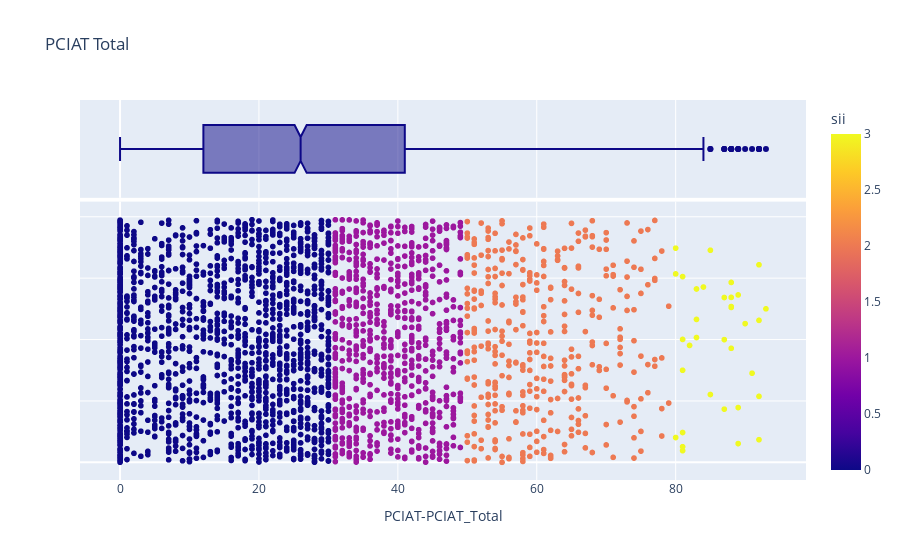

The cell this chart's notebook holds for it:
### Code cell
fig = px.scatter(train_data, x = 'PCIAT-PCIAT_Total', color = 'sii', marginal_x="box", title = 'PCIAT Total')
fig = fig.update_layout(yaxis_title="")
fig.update_yaxes(showticklabels=False)

### Figure 1 — Plotly figure (JSON) as saved in the notebook; plotly's stock layout.template omitted (floating-point values rounded to 4 significant figures; data arrays with more than 128 entries replaced by an {"elided": "..."} marker saying what was removed)
{"data": [{"hovertemplate": "PCIAT-PCIAT_Total=%{x}<br>index=%{y}<br>sii=%{marker.color}<extra></extra>", "legendgroup": "", "marker": {"color": {"elided": "3960 int values"}, "coloraxis": "coloraxis", "symbol": "circle"}, "mode": "markers", "name": "", "showlegend": false, "type": "scattergl", "x": {"elided": "3960 int values"}, "xaxis": "x", "y": {"elided": "3960 int values"}, "yaxis": "y"}, {"alignmentgroup": "True", "hovertemplate": "PCIAT-PCIAT_Total=%{x}<extra></extra>", "legendgroup": "", "marker": {"color": "#0d0887", "symbol": "circle"}, "name": "", "notched": true, "offsetgroup": "", "showlegend": false, "type": "box", "x": {"elided": "3960 int values"}, "xaxis": "x2", "yaxis": "y2"}], "layout": {"coloraxis": {"colorbar": {"title": {"text": "sii"}}, "colorscale": [[0, "#0d0887"], [0.1111, "#46039f"], [0.2222, "#7201a8"], [0.3333, "#9c179e"], [0.4444, "#bd3786"], [0.5556, "#d8576b"], [0.6667, "#ed7953"], [0.7778, "#fb9f3a"], [0.8889, "#fdca26"], [1, "#f0f921"]]}, "legend": {"tracegroupgap": 0}, "title": {"text": "PCIAT Total"}, "xaxis": {"anchor": "y", "domain": [0, 1], "title": {"text": "PCIAT-PCIAT_Total"}}, "xaxis2": {"anchor": "y2", "domain": [0, 1], "matches": "x", "showgrid": true, "showticklabels": false}, "yaxis": {"anchor": "x", "domain": [0, 0.7326], "showticklabels": false, "title": {"text": ""}}, "yaxis2": {"anchor": "x2", "domain": [0.7426, 1], "matches": "y2", "showgrid": false, "showline": false, "showticklabels": false, "ticks": ""}}}
